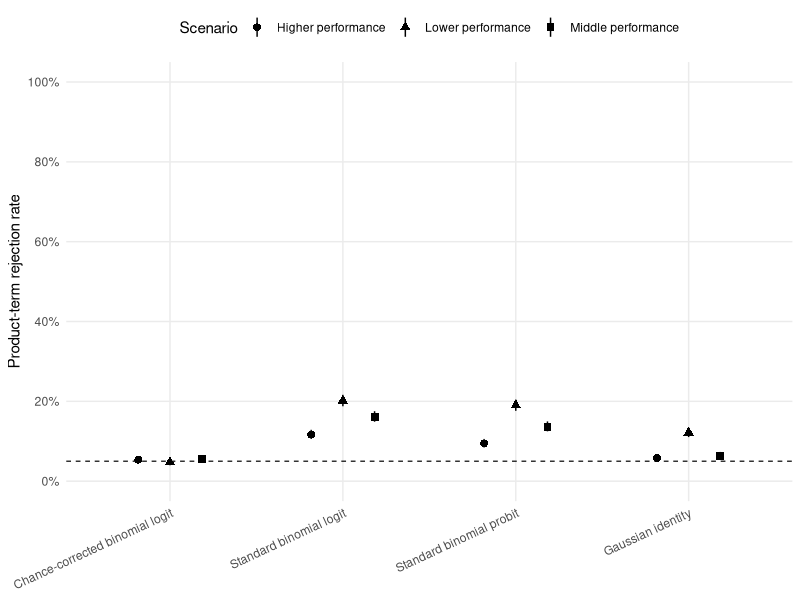
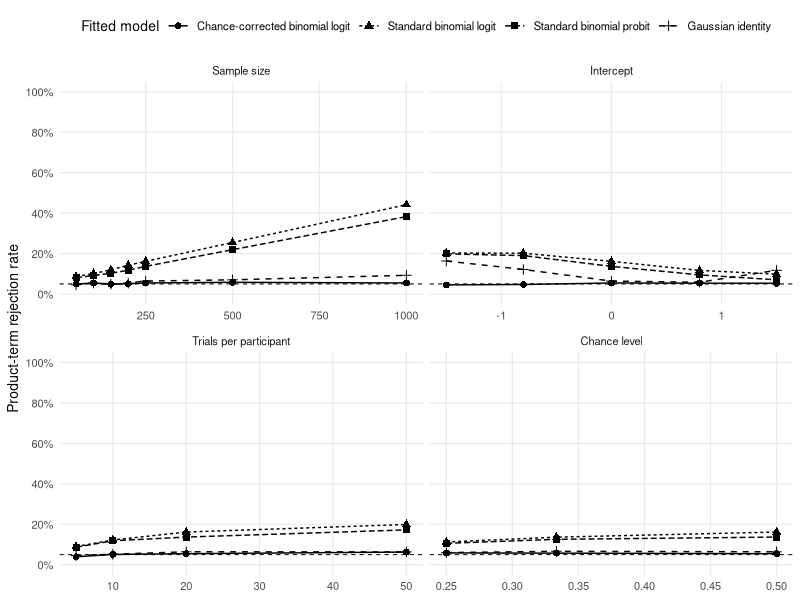
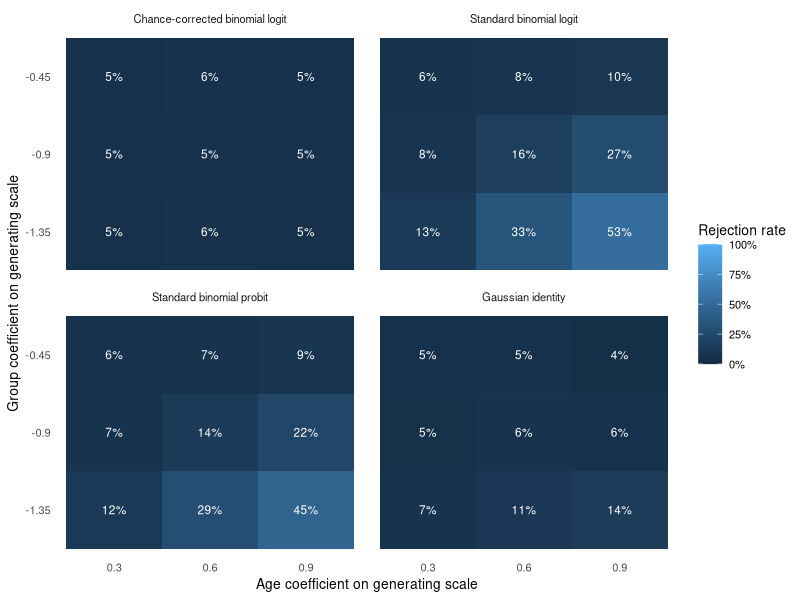
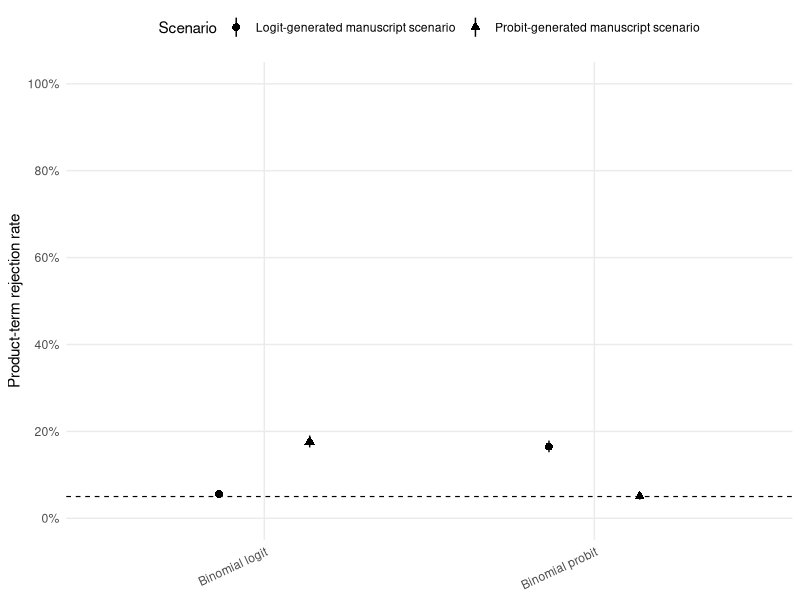
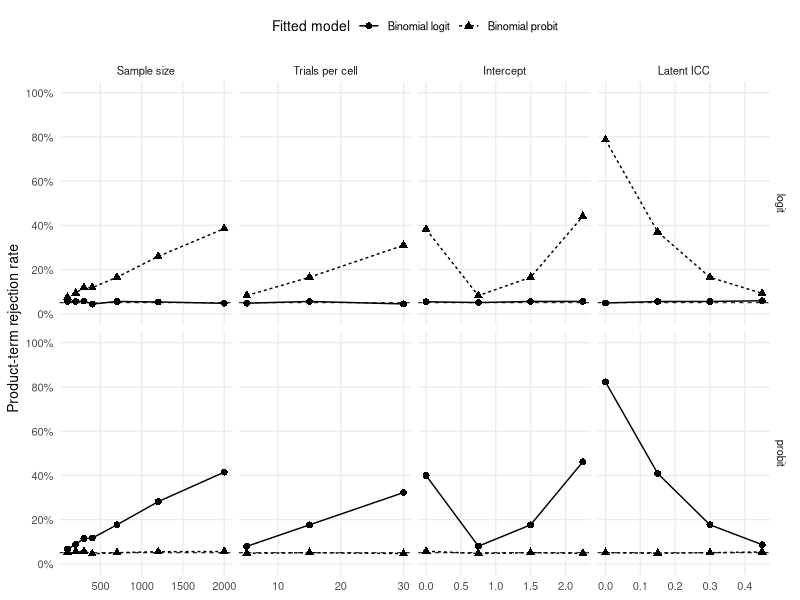
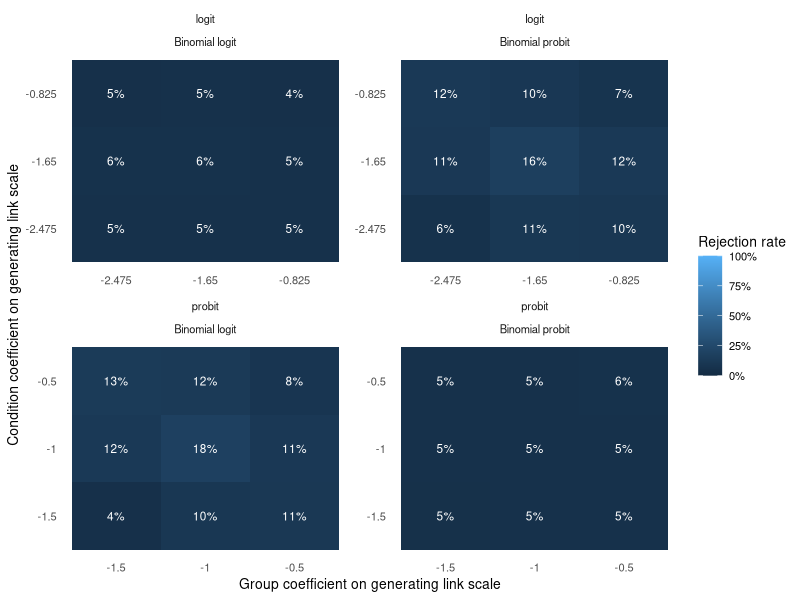
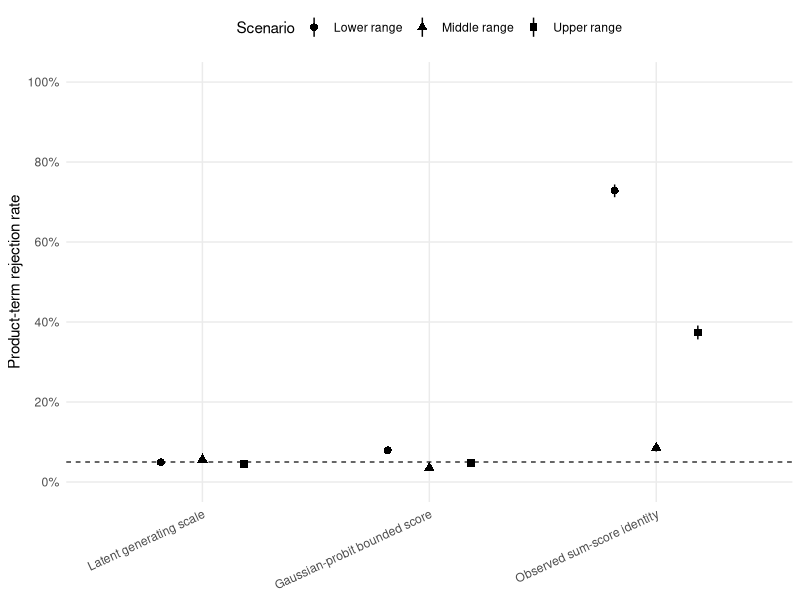
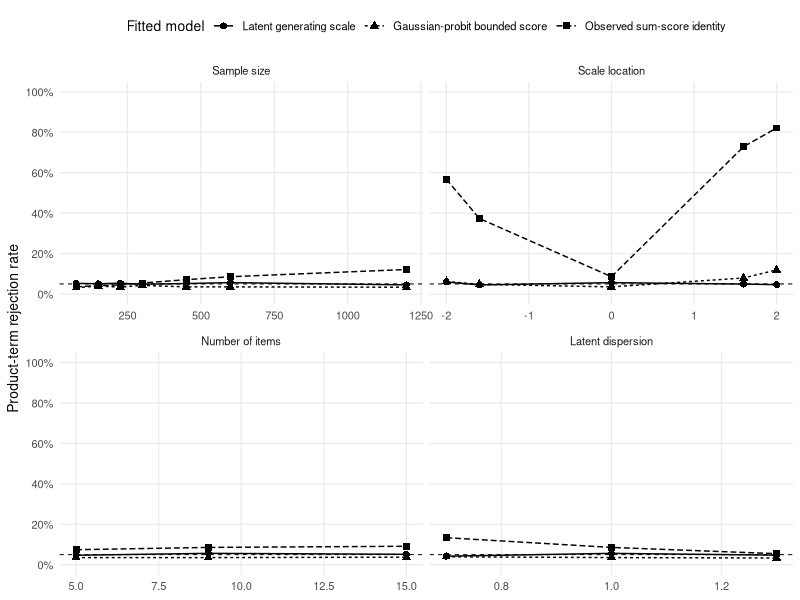

Recreate these plots in R, in order.
## ---- chunk 1
#| label: setup
#| include: false

library(ggplot2)
library(here)

core <- utils::read.csv(
  here("simulation-atlas/data/atlas-summary.csv"),
  stringsAsFactors = FALSE,
  check.names = FALSE
)

diagnostic <- utils::read.csv(
  here("simulation-atlas/data/diagnostic-atlas-summary.csv"),
  stringsAsFactors = FALSE,
  check.names = FALSE
)

grid <- utils::read.csv(
  here("simulation-atlas/data/scenario-grid.csv"),
  stringsAsFactors = FALSE,
  check.names = FALSE
)

pct <- function(x, digits = 1) {
  ifelse(
    is.finite(x),
    paste0(formatC(100 * x, format = "f", digits = digits), "%"),
    "--"
  )
}

num <- function(x, digits = 3) {
  ifelse(is.finite(x), formatC(x, format = "f", digits = digits), "--")
}

ci_text <- function(low, high, digits = 1) {
  paste0("[", pct(low, digits), ", ", pct(high, digits), "]")
}

# Slice identifiers are code-level values that use underscores. Underscores are
# unbreakable in the PDF tables, so display them with spaces instead.
slice_display <- function(x) gsub("_", " ", x, fixed = TRUE)

has_slice <- function(x, slice) {
  vapply(
    strsplit(ifelse(is.na(x), "", x), ";", fixed = TRUE),
    function(z) slice %in% z,
    logical(1)
  )
}

family_title <- c(
  forced_choice = "Simulation 1: Forced-choice accuracy and the non-zero chance floor",
  within_family = "Simulation 2: Within-family link choice, logit versus probit",
  sum_scores = "Simulation 3: Sum scores"
)

family_short <- c(
  forced_choice = "Forced-choice accuracy",
  within_family = "Logit vs probit",
  sum_scores = "Sum scores"
)

model_order <- list(
  forced_choice = c(
    "Chance-corrected binomial logit",
    "Standard binomial logit",
    "Standard binomial probit",
    "Gaussian identity"
  ),
  within_family = c("Binomial logit", "Binomial probit"),
  sum_scores = c(
    "Latent generating scale",
    "Gaussian-probit bounded score",
    "Observed sum-score identity"
  )
)

slice_specs <- list(
  forced_choice = data.frame(
    slice = c("sample_size", "scale_location", "trial_count", "chance_level"),
    label = c(
      "Sample size",
      "Intercept",
      "Trials per participant",
      "Chance level"
    ),
    variable = c("N", "beta_intercept", "k_trials", "chance"),
    xlab = c(
      "N",
      "Generating intercept",
      "Trials per participant",
      "Chance level"
    ),
    stringsAsFactors = FALSE
  ),
  within_family = data.frame(
    slice = c("sample_size", "trial_count", "latent_location", "icc"),
    label = c("Sample size", "Trials per cell", "Intercept", "Latent ICC"),
    variable = c(
      "n_subjects",
      "k_trials",
      "reference_beta_intercept",
      "target_icc"
    ),
    xlab = c(
      "Participants",
      "Trials per participant-condition cell",
      "Reference intercept",
      "Latent ICC"
    ),
    stringsAsFactors = FALSE
  ),
  sum_scores = data.frame(
    slice = c(
      "sample_size",
      "scale_location",
      "item_count",
      "latent_dispersion"
    ),
    label = c(
      "Sample size",
      "Scale location",
      "Number of items",
      "Latent dispersion"
    ),
    variable = c("N", "threshold_shift", "J", "theta_sd"),
    xlab = c("N", "Item-threshold shift", "Number of items", "Latent SD"),
    stringsAsFactors = FALSE
  )
)

family_rows <- function(family) {
  out <- core[core$family == family, , drop = FALSE]
  out$model_label <- factor(out$model_label, levels = model_order[[family]])
  out
}

anchor_rows <- function(family) {
  out <- family_rows(family)
  out[out$paper_anchor %in% TRUE, , drop = FALSE]
}

slice_rows <- function(family) {
  specs <- slice_specs[[family]]
  dat <- family_rows(family)
  pieces <- lapply(seq_len(nrow(specs)), function(i) {
    spec <- specs[i, ]
    keep <- has_slice(dat$slice_membership, spec$slice)
    out <- dat[keep, , drop = FALSE]
    out$slice_view <- spec$slice
    out$slice_label <- spec$label
    out$x_value <- suppressWarnings(as.numeric(out[[spec$variable]]))
    out$x_label <- spec$xlab
    out
  })
  do.call(rbind, pieces)
}

surface_rows <- function(family) {
  dat <- family_rows(family)
  dat[has_slice(dat$slice_membership, "main_effect_surface"), , drop = FALSE]
}

anchor_table <- function(family) {
  dat <- anchor_rows(family)
  out <- data.frame(
    Scenario = dat$scenario_label,
    `Generating link/scale` = dat$generating_link,
    `Fitted model/scale` = as.character(dat$model_label),
    `Rate type` = dat$rate_type,
    `Rejection rate` = pct(dat$rejection_rate_ok),
    `95% CI` = ci_text(dat$rejection_ci_low_ok, dat$rejection_ci_high_ok),
    `Deterministic pseudo-interaction` = num(
      dat$deterministic_pseudo_interaction
    ),
    check.names = FALSE
  )
  if (family == "forced_choice") {
    out <- cbind(
      out,
      `Flagged fits` = dat$n_fit_problem,
      `Fit-problem rate` = pct(dat$fit_problem_rate),
      `Apparent rejection rate among flagged fits` = pct(
        dat$rejection_rate_problem
      )
    )
  }
  rownames(out) <- NULL
  out
}

plot_anchor_rates <- function(family) {
  dat <- anchor_rows(family)
  dat$model_label <- factor(dat$model_label, levels = model_order[[family]])

  ggplot(
    dat,
    aes(
      x = model_label,
      y = rejection_rate_ok,
      ymin = rejection_ci_low_ok,
      ymax = rejection_ci_high_ok,
      group = scenario_label,
      shape = scenario_label
    )
  ) +
    geom_hline(yintercept = 0.05, linetype = "dashed", linewidth = 0.4) +
    geom_pointrange(position = position_dodge(width = 0.55)) +
    scale_y_continuous(
      limits = c(0, 1),
      breaks = seq(0, 1, by = 0.2),
      labels = function(x) paste0(round(100 * x), "%")
    ) +
    labs(
      x = NULL,
      y = "Product-term rejection rate",
      shape = "Scenario"
    ) +
    theme_minimal(base_size = 11) +
    theme(
      panel.grid.minor = element_blank(),
      axis.text.x = element_text(angle = 25, hjust = 1),
      legend.position = "top"
    )
}

plot_slice_rates <- function(family) {
  dat <- slice_rows(family)
  dat$model_label <- factor(dat$model_label, levels = model_order[[family]])
  dat$slice_label <- factor(
    dat$slice_label,
    levels = slice_specs[[family]]$label
  )

  p <- ggplot(
    dat,
    aes(
      x = x_value,
      y = rejection_rate_ok,
      group = model_label,
      linetype = model_label,
      shape = model_label
    )
  ) +
    geom_hline(yintercept = 0.05, linetype = "dashed", linewidth = 0.35) +
    geom_line() +
    geom_point(size = 2) +
    scale_y_continuous(
      limits = c(0, 1),
      breaks = seq(0, 1, by = 0.2),
      labels = function(x) paste0(round(100 * x), "%")
    ) +
    labs(
      x = NULL,
      y = "Product-term rejection rate",
      linetype = "Fitted model",
      shape = "Fitted model"
    ) +
    theme_minimal(base_size = 10) +
    theme(
      panel.grid.minor = element_blank(),
      legend.position = "top"
    )

  if (family == "within_family") {
    p + facet_grid(generating_link ~ slice_label, scales = "free_x")
  } else {
    p + facet_wrap(~slice_label, scales = "free_x", ncol = 2)
  }
}

slice_range_table <- function(family) {
  dat <- slice_rows(family)
  key <- interaction(
    dat$slice_label,
    dat$generating_link,
    dat$model_label,
    drop = TRUE
  )
  split_dat <- split(dat, key)

  rows <- lapply(split_dat, function(x) {
    data.frame(
      Slice = x$slice_label[1],
      `Generating link/scale` = x$generating_link[1],
      `Fitted model/scale` = as.character(x$model_label[1]),
      `Minimum rejection rate` = pct(min(x$rejection_rate_ok, na.rm = TRUE)),
      `Maximum rejection rate` = pct(max(x$rejection_rate_ok, na.rm = TRUE)),
      check.names = FALSE
    )
  })

  out <- do.call(rbind, rows)
  rownames(out) <- NULL
  out
}

coefficient_values_text <- function(
  family,
  variable,
  generating_link = NULL,
  digits = 3
) {
  dat <- surface_rows(family)
  if (!is.null(generating_link)) {
    dat <- dat[dat$generating_link == generating_link, , drop = FALSE]
  }
  values <- sort(unique(dat[[variable]][is.finite(dat[[variable]])]))
  paste(formatC(values, format = "f", digits = digits), collapse = ", ")
}

main_effect_coefficient_table <- function() {
  rows <- list(
    data.frame(
      `Manuscript case` = "Simulation 1: Forced-choice accuracy",
      `Generating link/scale` = "Chance-corrected logit",
      `First main effect` = "Age coefficient",
      `Coefficient values` = coefficient_values_text(
        "forced_choice",
        "beta_age",
        digits = 2
      ),
      `Second main effect` = "Group coefficient",
      `Coefficient values 2` = coefficient_values_text(
        "forced_choice",
        "beta_group",
        digits = 2
      ),
      check.names = FALSE
    ),
    data.frame(
      `Manuscript case` = "Simulation 2: Logit vs probit",
      `Generating link/scale` = "Logit",
      `First main effect` = "Group coefficient",
      `Coefficient values` = coefficient_values_text(
        "within_family",
        "beta_group",
        "logit",
        digits = 3
      ),
      `Second main effect` = "Condition coefficient",
      `Coefficient values 2` = coefficient_values_text(
        "within_family",
        "beta_condition",
        "logit",
        digits = 3
      ),
      check.names = FALSE
    ),
    data.frame(
      `Manuscript case` = "Simulation 2: Logit vs probit",
      `Generating link/scale` = "Probit",
      `First main effect` = "Group coefficient",
      `Coefficient values` = coefficient_values_text(
        "within_family",
        "beta_group",
        "probit",
        digits = 2
      ),
      `Second main effect` = "Condition coefficient",
      `Coefficient values 2` = coefficient_values_text(
        "within_family",
        "beta_condition",
        "probit",
        digits = 2
      ),
      check.names = FALSE
    ),
    data.frame(
      `Manuscript case` = "Simulation 3: Sum scores",
      `Generating link/scale` = "Latent generating scale",
      `First main effect` = "Predictor coefficient",
      `Coefficient values` = coefficient_values_text(
        "sum_scores",
        "beta_x",
        digits = 3
      ),
      `Second main effect` = "Group coefficient",
      `Coefficient values 2` = coefficient_values_text(
        "sum_scores",
        "beta_group",
        digits = 2
      ),
      check.names = FALSE
    )
  )
  out <- do.call(rbind, rows)
  names(out)[4] <- "First coefficient values"
  names(out)[6] <- "Second coefficient values"
  rownames(out) <- NULL
  out
}

plot_surface <- function(family) {
  dat <- surface_rows(family)
  dat$model_label <- factor(dat$model_label, levels = model_order[[family]])

  if (family == "forced_choice") {
    dat$surface_x <- factor(dat$beta_age, levels = sort(unique(dat$beta_age)))
    dat$surface_y <- factor(
      dat$beta_group,
      levels = sort(unique(dat$beta_group))
    )
    xlab <- "Age coefficient on generating scale"
    ylab <- "Group coefficient on generating scale"
  } else if (family == "within_family") {
    dat$surface_x <- factor(
      dat$beta_group,
      levels = sort(unique(dat$beta_group))
    )
    dat$surface_y <- factor(
      dat$beta_condition,
      levels = sort(unique(dat$beta_condition))
    )
    xlab <- "Group coefficient on generating link scale"
    ylab <- "Condition coefficient on generating link scale"
  } else {
    dat$surface_x <- factor(dat$beta_x, levels = sort(unique(dat$beta_x)))
    dat$surface_y <- factor(
      dat$beta_group,
      levels = sort(unique(dat$beta_group))
    )
    xlab <- "Predictor coefficient on latent generating scale"
    ylab <- "Group coefficient on latent generating scale"
  }

  p <- ggplot(
    dat,
    aes(
      x = surface_x,
      y = surface_y,
      fill = rejection_rate_ok
    )
  ) +
    geom_tile() +
    geom_text(
      aes(label = paste0(round(100 * rejection_rate_ok), "%")),
      size = 3,
      colour = "white"
    ) +
    scale_fill_gradient(
      limits = c(0, 1),
      breaks = seq(0, 1, by = 0.25),
      labels = function(x) paste0(round(100 * x), "%")
    ) +
    labs(
      x = xlab,
      y = ylab,
      fill = "Rejection rate"
    ) +
    theme_minimal(base_size = 10) +
    theme(panel.grid = element_blank(), legend.position = "right")

  if (family == "within_family") {
    p +
      facet_wrap(vars(generating_link, model_label), ncol = 2, scales = "free")
  } else {
    p + facet_wrap(~model_label)
  }
}

rate_range <- function(family, model = NULL, rate_type = NULL) {
  dat <- family_rows(family)
  if (!is.null(model)) {
    dat <- dat[as.character(dat$model_label) == model, , drop = FALSE]
  }
  if (!is.null(rate_type)) {
    dat <- dat[dat$rate_type == rate_type, , drop = FALSE]
  }
  range(dat$rejection_rate_ok, na.rm = TRUE)
}

rate_range_text <- function(...) {
  r <- rate_range(...)
  paste0(pct(r[1]), " to ", pct(r[2]))
}

# Compact scenario-level appendix. Keep only columns needed to reconstruct the
# scientific result without reproducing the wide machine-readable CSV.
compact_core_table <- function(family) {
  dat <- family_rows(family)
  out <- data.frame(
    ID = dat$scenario_id,
    Slice = slice_display(dat$slice),
    Scenario = dat$scenario_label,
    `Generating link/scale` = dat$generating_link,
    `Fitted model/scale` = as.character(dat$model_label),
    `Rejection rate` = pct(dat$rejection_rate_ok),
    `Deterministic pseudo-interaction` = num(
      dat$deterministic_pseudo_interaction
    ),
    check.names = FALSE
  )
  if (family == "forced_choice") {
    out <- cbind(
      out,
      `Fit-problem rate` = pct(dat$fit_problem_rate),
      `Apparent rejection rate among flagged fits` = pct(
        dat$rejection_rate_problem
      )
    )
  }
  rownames(out) <- NULL
  out
}

report_kable <- function(x, align = NULL, long = FALSE, ...) {
  if (long && knitr::is_latex_output()) {
    knitr::kable(x, align = align, longtable = TRUE, ...)
  } else {
    knitr::kable(x, align = align, ...)
  }
}

# Diagnostic helpers -------------------------------------------------------

# Diagnostic cases in the order of the manuscript diagnostic table
diagnostic_family_title <- c(
  count = "Poisson count: log generated, identity fitted",
  forced_choice = "Forced-choice chance-floor case",
  within_family = "Probit-generated, logit-fitted case",
  binary_continuous = "Binary continuous predictor: probit generated, logit fitted",
  gamma = "Gamma: log generated, inverse fitted"
)
diagnostic_families <- names(diagnostic_family_title)

# Sample size is N, or the number of subjects for the repeated-trial binary cases.
# Severity is the intercept (reference intercept for the binary cases), or a common
# multiplier of the two main effects for the count and Gamma cases.
diagnostic_n_column <- c(
  count = "N",
  forced_choice = "N",
  within_family = "n_subjects",
  binary_continuous = "n_subjects",
  gamma = "N"
)
diagnostic_severity_column <- c(
  count = "beta_main_1_multiplier",
  forced_choice = "beta_intercept",
  within_family = "reference_beta_intercept",
  binary_continuous = "reference_beta_intercept",
  gamma = "beta_main_1_multiplier"
)
diagnostic_severity_label <- c(
  count = "Main-effect multiplier",
  forced_choice = "Intercept",
  within_family = "Intercept",
  binary_continuous = "Intercept",
  gamma = "Main-effect multiplier"
)

diagnostic_expand_slices <- function(dat) {
  pieces <- list()
  counter <- 1L

  for (slice in c("sample_size", "severity")) {
    keep <- has_slice(dat$diagnostic_slice_membership, slice)
    out <- dat[keep, , drop = FALSE]
    if (!nrow(out)) {
      next
    }

    out$slice_view <- slice
    out$slice_label <- if (slice == "sample_size") {
      rep("Sample size", nrow(out))
    } else {
      unname(diagnostic_severity_label[out$family])
    }
    out$x_value <- NA_real_
    columns <- if (slice == "sample_size") {
      diagnostic_n_column
    } else {
      diagnostic_severity_column
    }
    for (r in seq_len(nrow(out))) {
      out$x_value[r] <- out[[columns[[out$family[r]]]]][r]
    }

    pieces[[counter]] <- out
    counter <- counter + 1L
  }

  out <- do.call(rbind, pieces)
  # case, then slice, then setting; order() keeps the original order of ties
  out[order(
    match(out$family, diagnostic_families),
    match(out$slice_view, c("sample_size", "severity")),
    out$x_value
  ), , drop = FALSE]
}

make_diagnostic_plot_data <- function() {
  base <- diagnostic[
    diagnostic$family %in% diagnostic_families,
    ,
    drop = FALSE
  ]
  dat <- diagnostic_expand_slices(base)
  dat$family_label <- unname(diagnostic_family_title[dat$family])
  # one panel per case and slice, in the order of diagnostic_expand_slices()
  dat$panel <- paste0(dat$family_label, "\n", dat$slice_label)
  panel_levels <- unique(dat$panel)

  # One pseudo-interaction row per scenario within each slice. The manuscript
  # anchor belongs to both sensitivity slices and is therefore shown in both.
  pseudo_key <- interaction(dat$scenario_id, dat$slice_view, drop = TRUE)
  pseudo <- dat[
    !duplicated(pseudo_key),
    c(
      "scenario_id",
      "family",
      "family_label",
      "slice_label",
      "panel",
      "x_value",
      "pseudo_interaction_detection_rate",
      "pseudo_interaction_ci_low",
      "pseudo_interaction_ci_high"
    )
  ]
  names(pseudo)[names(pseudo) == "pseudo_interaction_detection_rate"] <- "rate"
  names(pseudo)[names(pseudo) == "pseudo_interaction_ci_low"] <- "low"
  names(pseudo)[names(pseudo) == "pseudo_interaction_ci_high"] <- "high"
  pseudo$quantity <- "Pseudo-interaction detection"

  # Retain diagnostics that were used for the relevant scenario.
  checks <- dat[
    dat$applicable %in% TRUE & dat$computed %in% TRUE,
    ,
    drop = FALSE
  ]
  checks <- checks[, c(
    "scenario_id",
    "family",
    "family_label",
    "slice_label",
    "panel",
    "x_value",
    "diagnostic",
    "detection_rate",
    "detection_ci_low",
    "detection_ci_high"
  )]
  names(checks)[names(checks) == "detection_rate"] <- "rate"
  names(checks)[names(checks) == "detection_ci_low"] <- "low"
  names(checks)[names(checks) == "detection_ci_high"] <- "high"
  names(checks)[names(checks) == "diagnostic"] <- "quantity"

  common <- c(
    "scenario_id",
    "family",
    "family_label",
    "slice_label",
    "panel",
    "x_value",
    "quantity",
    "rate",
    "low",
    "high"
  )
  out <- rbind(pseudo[, common], checks[, common])
  out$panel <- factor(out$panel, levels = panel_levels)
  out
}

plot_diagnostic_atlas <- function() {
  dat <- make_diagnostic_plot_data()

  ggplot(
    dat,
    aes(
      x = x_value,
      y = rate,
      group = quantity,
      linetype = quantity,
      shape = quantity
    )
  ) +
    geom_line() +
    geom_point(size = 2) +
    # eight quantities, more than the six shapes of the default palette
    scale_shape_manual(values = c(16, 17, 15, 3, 4, 8, 1, 2)) +
    scale_y_continuous(
      limits = c(0, 1),
      breaks = seq(0, 1, by = 0.2),
      labels = function(x) paste0(round(100 * x), "%")
    ) +
    # facet_wrap, not facet_grid, so that each panel has its own x scale
    # (the severity setting is an intercept or a main-effect multiplier)
    facet_wrap(~panel, ncol = 2, scales = "free_x") +
    labs(
      x = NULL,
      y = "Detection / selection rate",
      linetype = NULL,
      shape = NULL
    ) +
    theme_minimal(base_size = 10) +
    theme(panel.grid.minor = element_blank(), legend.position = "top")
}

aic_table <- function() {
  base <- diagnostic[
    diagnostic$family %in%
      diagnostic_families &
      diagnostic$diagnostic == "AIC favors generating link",
    ,
    drop = FALSE
  ]
  dat <- diagnostic_expand_slices(base)

  setting_value <- ifelse(
    dat$slice_label == "Sample size",
    formatC(dat$x_value, format = "f", digits = 0),
    formatC(dat$x_value, format = "f", digits = 2)
  )

  out <- data.frame(
    Case = unname(diagnostic_family_title[dat$family]),
    Setting = paste0(dat$slice_label, " = ", setting_value),
    `Pseudo-interaction detection` = pct(dat$pseudo_interaction_detection_rate),
    `AIC favors generating link` = pct(dat$detection_rate),
    `Median delta AIC` = num(dat$aic_delta_median, 2),
    `Delta AIC IQR` = paste0(
      "[",
      num(dat$aic_delta_q25, 2),
      ", ",
      num(dat$aic_delta_q75, 2),
      "]"
    ),
    `Absolute delta AIC < 2` = pct(dat$aic_delta_within_two_rate),
    check.names = FALSE
  )

  rownames(out) <- NULL
  out
}

diagnostic_used_table <- function() {
  dat <- diagnostic[
    diagnostic$family %in%
      diagnostic_families &
      diagnostic$applicable %in% TRUE &
      diagnostic$computed %in% TRUE,
    ,
    drop = FALSE
  ]
  parts <- split(dat, factor(dat$family, levels = diagnostic_families))
  parts <- parts[vapply(parts, nrow, integer(1)) > 0]
  out <- do.call(
    rbind,
    lapply(parts, function(x) {
      data.frame(
        `Diagnostic case` = unname(diagnostic_family_title[x$family[1]]),
        `Diagnostics used` = paste(unique(x$diagnostic), collapse = "; "),
        stringsAsFactors = FALSE,
        check.names = FALSE
      )
    })
  )
  rownames(out) <- NULL
  out
}

calibration_table <- function() {
  base <- diagnostic[
    diagnostic$family %in%
      diagnostic_families &
      diagnostic$applicable %in% TRUE &
      diagnostic$computed %in% TRUE &
      diagnostic$diagnostic != "AIC favors generating link",
    ,
    drop = FALSE
  ]
  dat <- diagnostic_expand_slices(base)

  setting_value <- ifelse(
    dat$slice_label == "Sample size",
    formatC(dat$x_value, format = "f", digits = 0),
    formatC(dat$x_value, format = "f", digits = 2)
  )

  out <- data.frame(
    Case = unname(diagnostic_family_title[dat$family]),
    Setting = paste0(dat$slice_label, " = ", setting_value),
    Diagnostic = dat$diagnostic,
    `Wrong-link flagging` = pct(dat$detection_rate),
    `Correct-link flagging` = pct(dat$correct_link_flag_rate),
    check.names = FALSE
  )

  rownames(out) <- NULL
  out
}

scenario_counts <- table(grid$family)
## ---- chunk 2
#| label: tbl-atlas-design
#| tbl-cap: "Structure of the simulation atlas. Each family contains reference scenarios plus prespecified sensitivity slices."

design_table <- data.frame(
  `Manuscript case` = c(
    "Simulation 1: Forced-choice accuracy",
    "Simulation 2: Logit vs probit",
    "Simulation 3: Sum scores"
  ),
  `Generating scenarios` = c(
    scenario_counts[["forced_choice"]],
    scenario_counts[["within_family"]],
    scenario_counts[["sum_scores"]]
  ),
  `Sensitivity slices` = c(
    "Main effects; sample size; intercept; trials; chance level",
    "Main effects; sample size; trials; intercept; ICC",
    "Main effects; sample size; scale location; item count; latent dispersion"
  ),
  check.names = FALSE
)

knitr::kable(design_table, align = c("l", "r", "l"))
## ---- chunk 3
#| label: tbl-atlas-main-effect-coefficients
#| tbl-cap: "Generating-scale coefficients used in the main-effect surfaces. Coefficients are reported on the scale that generated each scenario."

knitr::kable(
  main_effect_coefficient_table(),
  align = c("l", "l", "l", "l", "l", "l")
)
## ---- chunk 4
#| label: fig-atlas-fc-anchor
#| fig-cap: "Forced-choice reference scenarios. The product term is zero on the conditional chance-corrected-logit generating scale. Rates use fits passing the minimal fit-quality checks. The dashed line marks alpha = .05."
#| fig-width: 8
#| fig-height: 4.8

plot_anchor_rates("forced_choice")
## ---- chunk 5
#| label: tbl-atlas-fc-anchor
#| tbl-cap: "Forced-choice reference scenarios. The deterministic pseudo-interaction is evaluated on each fitted scale before sampling."

knitr::kable(
  anchor_table("forced_choice"),
  align = c("l", "l", "l", "l", "r", "r", "r", "r", "r", "r")
)
## ---- chunk 6
#| label: fig-atlas-fc-slices
#| fig-cap: "Forced-choice sensitivity slices. One parameter varies at a time around the central reference scenario. The dashed line marks alpha = .05."
#| fig-width: 9
#| fig-height: 7

plot_slice_rates("forced_choice")
## ---- chunk 7
#| label: tbl-atlas-fc-slice-ranges
#| tbl-cap: "Range of rejection rates across each forced-choice sensitivity slice."

knitr::kable(
  slice_range_table("forced_choice"),
  align = c("l", "l", "l", "r", "r")
)
## ---- chunk 8
#| label: fig-atlas-fc-surface
#| fig-cap: "Forced-choice main-effect surface. Axes report the age and group coefficients on the chance-corrected logit generating scale. Cell labels are product-term rejection rates."
#| fig-width: 9
#| fig-height: 5.8

plot_surface("forced_choice")
## ---- chunk 9
#| label: fig-atlas-wf-anchor
#| fig-cap: "Logit-probit reference scenarios. The product term is zero on the generating link scale. The dashed line marks alpha = .05."
#| fig-width: 8
#| fig-height: 4.8

plot_anchor_rates("within_family")
## ---- chunk 10
#| label: tbl-atlas-wf-anchor
#| tbl-cap: "Within-family reference scenarios for logit and probit generating links."

knitr::kable(
  anchor_table("within_family"),
  align = c("l", "l", "l", "l", "r", "r", "r")
)
## ---- chunk 11
#| label: fig-atlas-wf-slices
#| fig-cap: "Logit-probit sensitivity slices. Rows identify the generating link. Within each panel the fitted logit and probit models are compared as one parameter varies around the reference scenario."
#| fig-width: 10
#| fig-height: 7

plot_slice_rates("within_family")
## ---- chunk 12
#| label: tbl-atlas-wf-slice-ranges
#| tbl-cap: "Range of rejection rates across each within-family sensitivity slice."

knitr::kable(
  slice_range_table("within_family"),
  align = c("l", "l", "l", "r", "r")
)
## ---- chunk 13
#| label: fig-atlas-wf-surface
#| fig-cap: "Within-family main-effect surfaces. Axes report the group and condition coefficients on each generating-link scale. Panels identify the generating and fitted links. Cell labels are product-term rejection rates."
#| fig-width: 8.5
#| fig-height: 6.5

plot_surface("within_family")
## ---- chunk 14
#| label: fig-atlas-ss-anchor
#| fig-cap: "Sum-score reference scenarios. The product term is zero on the latent generating scale. The dashed line marks alpha = .05."
#| fig-width: 8
#| fig-height: 4.8

plot_anchor_rates("sum_scores")
## ---- chunk 15
#| label: tbl-atlas-ss-anchor
#| tbl-cap: "Sum-score reference scenarios. The latent generating scale is available only in simulation."

knitr::kable(
  anchor_table("sum_scores"),
  align = c("l", "l", "l", "l", "r", "r", "r")
)
## ---- chunk 16
#| label: fig-atlas-ss-slices
#| fig-cap: "Sum-score sensitivity slices. One parameter varies at a time around the central reference scenario. The dashed line marks alpha = .05."
#| fig-width: 9
#| fig-height: 7

plot_slice_rates("sum_scores")
## ---- chunk 17
#| label: tbl-atlas-ss-slice-ranges
#| tbl-cap: "Range of rejection rates across each sum-score sensitivity slice."

knitr::kable(
  slice_range_table("sum_scores"),
  align = c("l", "l", "l", "r", "r")
)
## ---- chunk 18
#| label: fig-atlas-ss-surface
#| fig-cap: "Sum-score main-effect surface. Axes report the predictor and group coefficients on the latent generating scale. Cell labels are product-term rejection rates."
#| fig-width: 8.5
#| fig-height: 5.8

plot_surface("sum_scores")
## ---- chunk 19
#| label: tbl-atlas-diagnostic-status
#| tbl-cap: "Diagnostics used for each diagnostic case."

knitr::kable(diagnostic_used_table(), align = c("l", "l"))
## ---- chunk 20
#| label: fig-atlas-diagnostics
#| fig-cap: "Diagnostic atlas. Pseudo-interaction detection is shown together with each diagnostic or candidate-model comparison. For each case, the sample-size slice (left) and the severity slice (right; intercept, or multiplier of the two main effects) are shown separately."
#| fig-width: 10
#| fig-height: 15

plot_diagnostic_atlas()
## ---- chunk 21
#| label: tbl-atlas-aic
#| tbl-cap: "AIC comparison across the diagnostic atlas. Positive delta AIC favors the generating link. The within-two column reports the proportion of finite comparisons with absolute delta AIC below 2."

knitr::kable(aic_table(), align = c("l", "l", "r", "r", "r", "r", "r"))
## ---- chunk 22
#| label: tbl-atlas-fc-full
#| tbl-cap: "Scenario-level results for the forced-choice atlas."

report_kable(
  compact_core_table("forced_choice"),
  align = c("l", "l", "l", "l", "l", "r", "r", "r", "r"),
  long = TRUE
)
## ---- chunk 23
#| label: tbl-atlas-wf-full
#| tbl-cap: "Scenario-level results for the within-family logit-probit atlas."

report_kable(
  compact_core_table("within_family"),
  align = c("l", "l", "l", "l", "l", "r", "r"),
  long = TRUE
)
## ---- chunk 24
#| label: tbl-atlas-ss-full
#| tbl-cap: "Scenario-level results for the sum-score atlas."

report_kable(
  compact_core_table("sum_scores"),
  align = c("l", "l", "l", "l", "l", "r", "r"),
  long = TRUE
)
## ---- chunk 25
#| label: tbl-atlas-diagnostic-calibration
#| tbl-cap: "Flagging rates of each applicable DHARMa and Pregibon-style check under the misspecified link and under the generating link, in the same simulated datasets. The generating-link column is the calibration reference."

report_kable(
  calibration_table(),
  align = c("l", "l", "l", "r", "r"),
  long = TRUE
)
